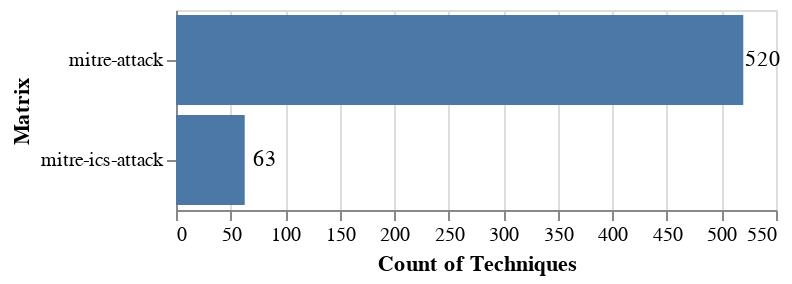

The notebook cell this image was saved under:
### Markdown cell above
Let's create a graph to represent the number of techniques per matrix:

### Code cell
matrix_distribution = pandas.DataFrame({
    'Matrix': list(techniques_with_data_sources.groupby(['matrix'])['matrix'].count().keys()),
    'Count of Techniques': techniques_with_data_sources.groupby(['matrix'])['matrix'].count().tolist()})
bars = alt.Chart(matrix_distribution).mark_bar().encode(y='Matrix',x='Count of Techniques').properties(width=300,height=100)
text = bars.mark_text(align='center',baseline='middle',dx=10,dy=0).encode(text='Count of Techniques')
bars + text

### Figure 1 — Vega-Lite specification as saved in the notebook (floating-point values rounded to 4 significant figures)
{"config": {"view": {"continuousWidth": 400, "continuousHeight": 300}}, "layer": [{"mark": "bar", "encoding": {"x": {"field": "Count of Techniques", "type": "quantitative"}, "y": {"field": "Matrix", "type": "nominal"}}, "height": 100, "width": 300}, {"mark": {"type": "text", "align": "center", "baseline": "middle", "dx": 10, "dy": 0}, "encoding": {"text": {"field": "Count of Techniques", "type": "quantitative"}, "x": {"field": "Count of Techniques", "type": "quantitative"}, "y": {"field": "Matrix", "type": "nominal"}}, "height": 100, "width": 300}], "data": {"name": "data-5cfd4c49484a0b9ab586ff77b037dff7"}, "$schema": "https://vega.github.io/schema/vega-lite/v4.17.0.json", "datasets": {"data-5cfd4c49484a0b9ab586ff77b037dff7": [{"Matrix": "mitre-attack", "Count of Techniques": 520}, {"Matrix": "mitre-ics-attack", "Count of Techniques": 63}]}}
